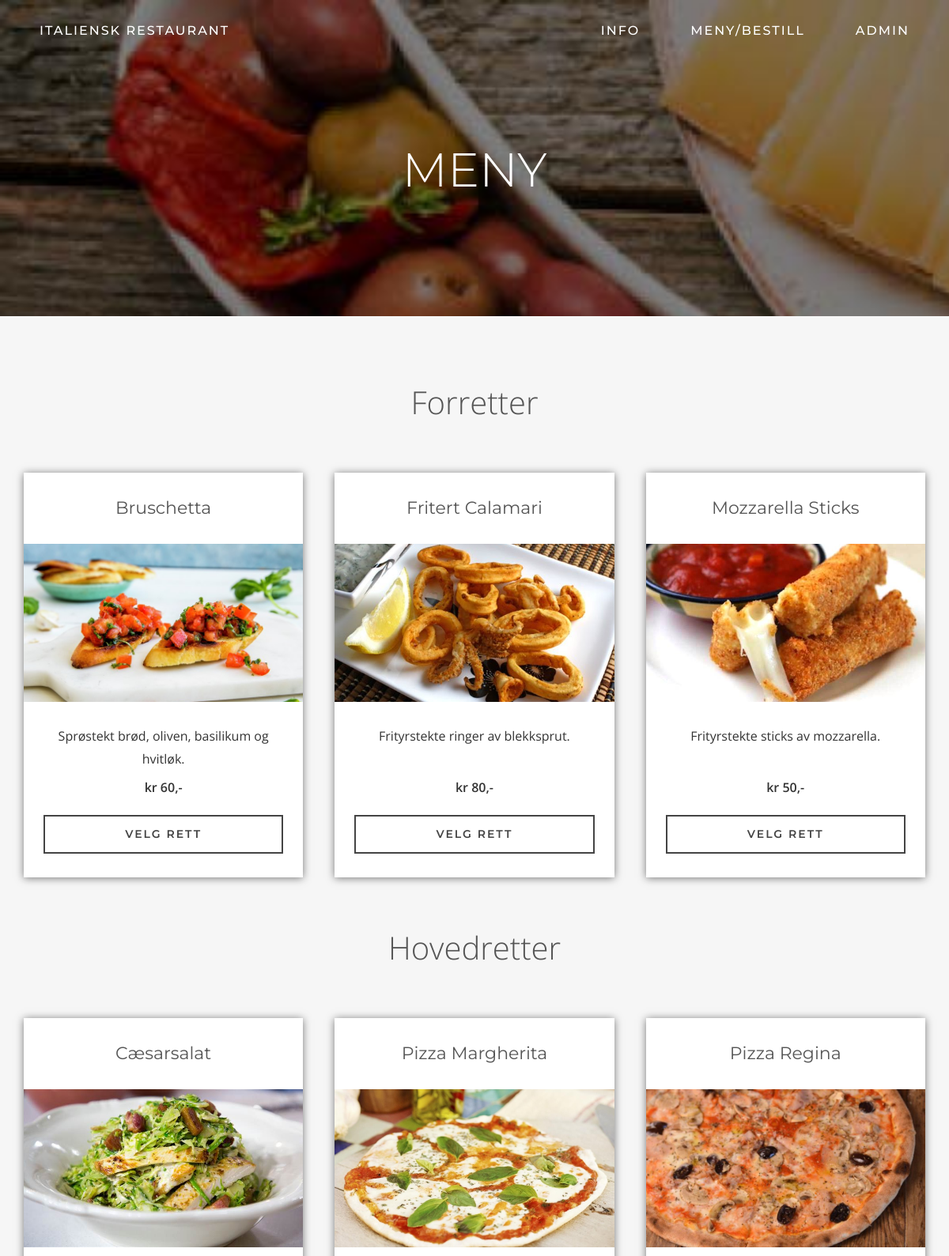
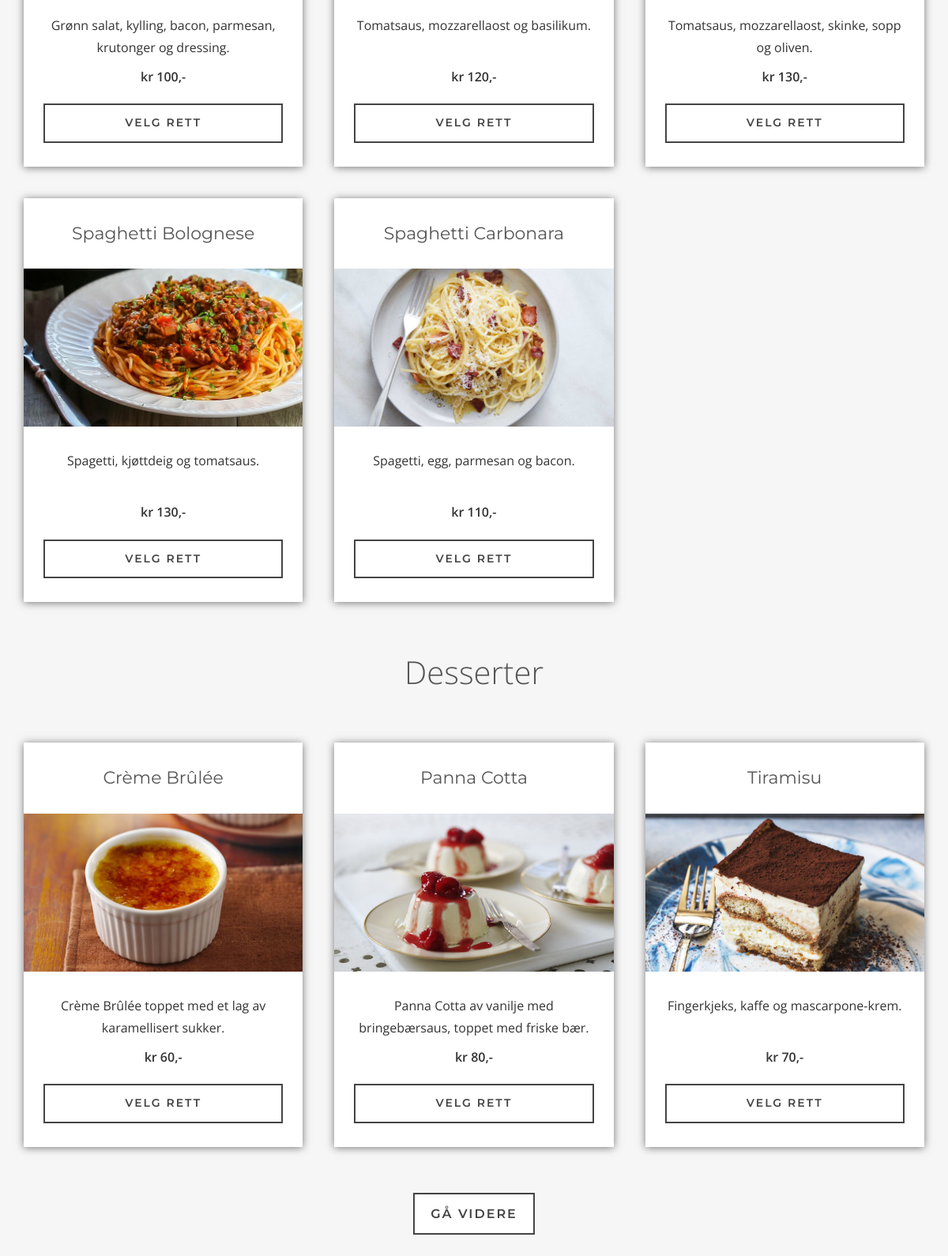
Screenshot of /bestill.php with the database file from the repository (2 pictures, top to bottom).
### tables this page shows
CREATE TABLE IF NOT EXISTS `matrett` (
  `idmatrett` int(11) NOT NULL AUTO_INCREMENT,
  `navn` varchar(100) NOT NULL,
  `informasjon` text,
  `bilde` varchar(255) NOT NULL,
  `pris` int(11) NOT NULL,
  `type` varchar(1) NOT NULL,
  PRIMARY KEY (`idmatrett`)
);

### bestill.php (the view, shortened to what this page needs)
<!doctype html>
<html>
<head>
    <link rel="stylesheet" href="style.css">
</head>
<body id="top">
    <?php
    $servernavn = "localhost";
    $brukernavn = "root";
    $passord = "";
    $dbnavn = "italia";
    $tilkobling = mysqli_connect($servernavn, $brukernavn, $passord, $dbnavn);
    $tilkobling->set_charset("utf8");
    ?>
    <div class="menu" id="menu">
        <div class="menu-left">
            <a href="index.php">Italiensk restaurant</a>
        </div>
        <div class="menu-right">
            <a href="index.php#lesmer">Info</a>
            <a href="#top">Meny/bestill</a>
            <a href="admin" target="_blank">Admin</a>
        </div>
    </div>
    <div class="cover cover-half">
        <h1>Meny</h1>
    </div>
    <div class="content">
        <h2 id="forretter">Forretter</h2>
        <div class="flex">
            <?php
            $sql = "SELECT * FROM matrett WHERE type='f'";
            $data = $tilkobling->query($sql);
            while($row = mysqli_fetch_array($data)) {
            ?>
            <div class="col-3">
                <div class="card" id="<?php echo $row["idmatrett"] ?>">
                    <h3><?php echo $row["navn"] ?></h3>
                    <img src="<?php echo 'admin/upload/' . $row["bilde"]?>">
                    <p class="info"><?php echo $row["informasjon"] ?></p>
                    <p><b><?php echo "kr " . $row["pris"] . ",-" ?></b></p>
                    <a href="javascript:velgRett(<?php echo $row["idmatrett"] ?>)">Velg rett</a>
                </div>
            </div>
            <?php } ?>
        </div>
        <h2 id="hovedretter">Hovedretter</h2>
        <div class="flex">
            <?php
            $sql = "SELECT * FROM matrett WHERE type='h'";
            $data = $tilkobling->query($sql);
            while($row = mysqli_fetch_array($data)) {
            ?>
            <div class="col-3">
                <div class="card" id="<?php echo $row["idmatrett"] ?>">
                    <h3><?php echo $row["navn"] ?></h3>
                    <img src="<?php echo 'admin/upload/' . $row["bilde"]?>">
                    <p class="info"><?php echo $row["informasjon"] ?></p>
                    <p><b><?php echo "kr " . $row["pris"] . ",-" ?></b></p>
                    <a href="javascript:velgRett(<?php echo $row["idmatrett"] ?>)">Velg rett</a>
                </div>
            </div>
            <?php } ?>
        </div>
        <h2 id="desserter">Desserter</h2>
        <div class="flex">
            <?php
            $sql = "SELECT * FROM matrett WHERE type='d'";
            $data = $tilkobling->query($sql);
            while($row = mysqli_fetch_array($data)) {
            ?>
            <div class="col-3">
                <div class="card" id="<?php echo $row["idmatrett"] ?>">
                    <h3><?php echo $row["navn"] ?></h3>
                    <img src="<?php echo 'admin/upload/' . $row["bilde"]?>">
                    <p class="info"><?php echo $row["informasjon"] ?></p>
                    <p><b><?php echo "kr " . $row["pris"] . ",-" ?></b></p>
                    <a href="javascript:velgRett(<?php echo $row["idmatrett"] ?>)">Velg rett</a>
                </div>
            </div>
            <?php } ?>
        </div>
        <div class="center">
            <a href="javascript:bestill()" class="button">Gå videre</a>
            <br>
        </div>
    </div>
</body>
</html>

### style.css (style rules this page uses)
html { scroll-behavior: smooth; }
body { margin: 0; font-family: "Open Sans", sans-serif; font-size: 16px; line-height: 1.8; color: #333; background-color: #F6F6F6; }
h1 { margin: 0; padding-top: 60px; font-family: "Montserrat"; font-size: 50px; font-weight: 300; text-transform: uppercase; text-align: center; }
h2 { font-size: 40px; font-weight: 300; color: #555; text-align: center; }
h3 { font-size: 28px; font-weight: 400; color: #555; }
a { color: #3276b5; text-decoration: none; }
b { font-weight: 600; }
.content { max-width: 1200px; margin: auto; padding: 40px 30px 50px 30px; }
.flex { display: flex; flex-wrap: wrap; margin: 0 -20px; }
.col-3 { width: 33.33%; padding: 20px; box-sizing: border-box; }
.center { margin: 50px 0; text-align: center; }
.menu { position: fixed; display: flex; justify-content: space-between; align-items: center; width: 100%; padding: 0 20px; box-sizing: border-box; background-color: transparent; z-index: 2; transition: all 0.2s; }
.menu a { color: white; text-decoration: none; margin: 20px; font-family: "Montserrat"; font-size: 16px; font-weight: 500; text-transform: uppercase; letter-spacing: 2px; display: inline-block; padding: 5px 10px; position: relative; }
.menu a:after { background: none repeat scroll 0 0 transparent; bottom: 0; content: ""; display: block; height: 2px; left: 50%; position: absolute; background: #fff; transition: width 0.3s ease 0s, left 0.3s ease 0s; width: 0; }
.menu-right { float: right; }
.cover { display: flex; justify-content: center; align-items: center; height: 100vh; flex-direction: column; background-image: url(img/bakgrunn.jpg); background-size: cover; background-attachment: fixed; }
.cover h1 { color: white; margin-bottom: 30px; font-size: 60px; }
.cover-half { height: 50vh; }
.card { background-color: #fff; box-shadow: 0px 1px 10px #777; padding-bottom: 10px; }
.card h3 { font-family: "Montserrat"; font-size: 22px; text-align: center; margin: 0; padding: 25px; }
.card img { width: 100%; height: 200px; object-fit: cover; }
.card p { text-align: center; margin: 0; }
.card p.info { margin-bottom: 10px; padding: 20px; height: 35px; }
.card a { font-family: "Montserrat"; font-size: 14px; font-weight: 600; text-transform: uppercase; text-decoration: none; letter-spacing: 2px; color: #444; padding: 10px 15px; border: 2px solid #444; margin: 20px 25px 20px 25px; transition-duration: 0.2s; text-align: center; display: block; }
.button { font-family: "Montserrat"; font-size: 16px; font-weight: 600; text-transform: uppercase; text-decoration: none; letter-spacing: 2px; color: #444; background-color: #FFF; padding: 15px 20px; border: 2px solid #444; margin: 10px auto; transition-duration: 0.2s; }

### rows the page displays
matrett: navn "Bruschetta", bilde (picture), informasjon "Sprøstekt brød, oliven, basilikum og hvitløk.", pris "60"
matrett: navn "Fritert Calamari", bilde (picture), informasjon "Frityrstekte ringer av blekksprut.", pris "80"
matrett: navn "Mozzarella Sticks", bilde (picture), informasjon "Frityrstekte sticks av mozzarella.", pris "50"
matrett: navn "Cæsarsalat", bilde (picture), informasjon "Grønn salat, kylling, bacon, parmesan, krutonger og dressing.", pris "100"
matrett: navn "Pizza Margherita", bilde (picture), informasjon "Tomatsaus, mozzarellaost og basilikum.", pris "120"
matrett: navn "Pizza Regina", bilde (picture), informasjon "Tomatsaus, mozzarellaost, skinke, sopp og oliven.", pris "130"
matrett: navn "Spaghetti Bolognese", bilde (picture), informasjon "Spagetti, kjøttdeig og tomatsaus.", pris "130"
matrett: navn "Spaghetti Carbonara", bilde (picture), informasjon "Spagetti, egg, parmesan og bacon.", pris "110"
matrett: navn "Crème Brûlée", bilde (picture), informasjon "Crème Brûlée toppet med et lag av karamellisert sukker.", pris "60"
matrett: navn "Panna Cotta", bilde (picture), informasjon "Panna Cotta av vanilje med bringebærsaus, toppet med friske bær.", pris "80"
matrett: navn "Tiramisu", bilde (picture), informasjon "Fingerkjeks, kaffe og mascarpone-krem.", pris "70"
